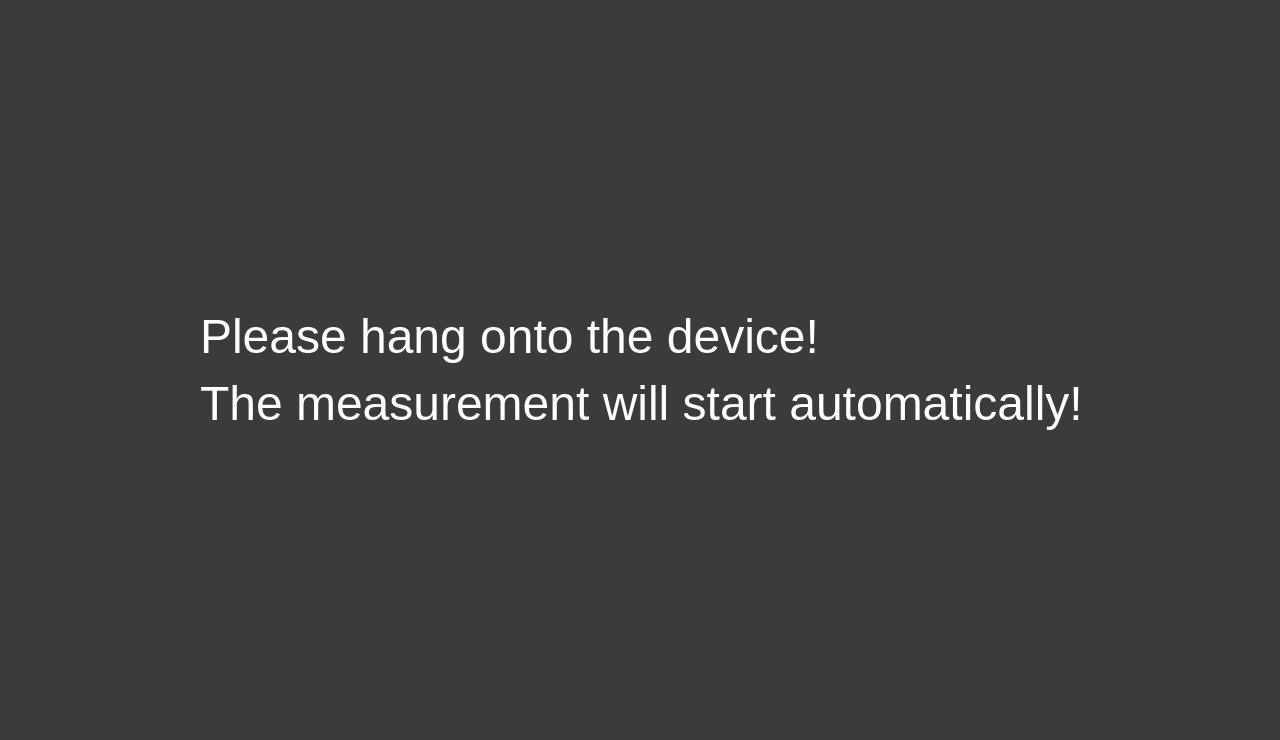
<?xml version="1.0" encoding="UTF-8"?>
<ui version="4.0">
 <class>Form</class>
 <widget class="QWidget" name="Form">
  <property name="geometry">
   <rect>
    <x>0</x>
    <y>0</y>
    <width>1280</width>
    <height>740</height>
   </rect>
  </property>
  <property name="windowTitle">
   <string>Form</string>
  </property>
  <property name="styleSheet">
   <string notr="true">background-color: rgb(59, 59, 59)</string>
  </property>
  <widget class="QLabel" name="label">
   <property name="geometry">
    <rect>
     <x>200</x>
     <y>270</y>
     <width>880</width>
     <height>200</height>
    </rect>
   </property>
   <property name="font">
    <font>
     <pointsize>20</pointsize>
    </font>
   </property>
   <property name="styleSheet">
    <string notr="true">color: rgb(255, 255, 255);</string>
   </property>
   <property name="text">
    <string>&lt;html&gt;&lt;head/&gt;&lt;body&gt;&lt;p&gt;&lt;span style=&quot; font-size:36pt;&quot;&gt;Please hang onto the device!&lt;/span&gt;&lt;/p&gt;&lt;p&gt;&lt;span style=&quot; font-size:36pt;&quot;&gt;The measurement will start automatically!&lt;/span&gt;&lt;/p&gt;&lt;/body&gt;&lt;/html&gt;</string>
   </property>
  </widget>
 </widget>
 <resources/>
 <connections/>
</ui>
